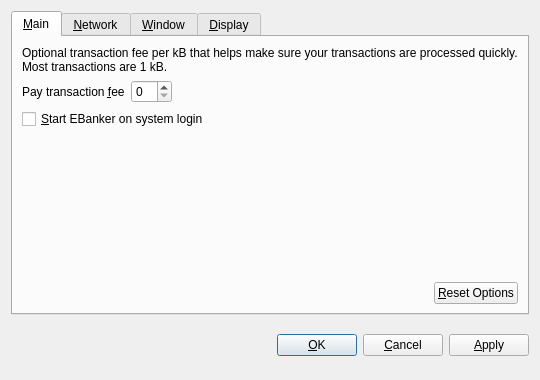
<?xml version="1.0" encoding="UTF-8"?>
<ui version="4.0">
 <class>OptionsDialog</class>
 <widget class="QDialog" name="OptionsDialog">
  <property name="geometry">
   <rect>
    <x>0</x>
    <y>0</y>
    <width>540</width>
    <height>380</height>
   </rect>
  </property>
  <property name="windowTitle">
   <string>Options</string>
  </property>
  <property name="modal">
   <bool>true</bool>
  </property>
  <layout class="QVBoxLayout" name="verticalLayout">
   <item>
    <widget class="QTabWidget" name="tabWidget">
     <property name="tabPosition">
      <enum>QTabWidget::North</enum>
     </property>
     <property name="currentIndex">
      <number>0</number>
     </property>
     <widget class="QWidget" name="tabMain">
      <attribute name="title">
       <string>&amp;Main</string>
      </attribute>
      <layout class="QVBoxLayout" name="verticalLayout_Main">
       <item>
        <widget class="QLabel" name="transactionFeeInfoLabel">
         <property name="text">
          <string>Optional transaction fee per kB that helps make sure your transactions are processed quickly. Most transactions are 1 kB.</string>
         </property>
         <property name="textFormat">
          <enum>Qt::PlainText</enum>
         </property>
         <property name="wordWrap">
          <bool>true</bool>
         </property>
        </widget>
       </item>
       <item>
        <layout class="QHBoxLayout" name="horizontalLayout_1_Main">
         <item>
          <widget class="QLabel" name="transactionFeeLabel">
           <property name="text">
            <string>Pay transaction &amp;fee</string>
           </property>
           <property name="textFormat">
            <enum>Qt::PlainText</enum>
           </property>
           <property name="buddy">
            <cstring>transactionFee</cstring>
           </property>
          </widget>
         </item>
         <item>
          <widget class="BitcoinAmountField" name="transactionFee"/>
         </item>
         <item>
          <spacer name="horizontalSpacer_1_Main">
           <property name="orientation">
            <enum>Qt::Horizontal</enum>
           </property>
           <property name="sizeHint" stdset="0">
            <size>
             <width>40</width>
             <height>20</height>
            </size>
           </property>
          </spacer>
         </item>
        </layout>
       </item>
       <item>
        <widget class="QCheckBox" name="bitcoinAtStartup">
         <property name="toolTip">
          <string>Automatically start EBanker after logging in to the system.</string>
         </property>
         <property name="text">
          <string>&amp;Start EBanker on system login</string>
         </property>
        </widget>
       </item>
       <item>
        <spacer name="verticalSpacer_Main">
         <property name="orientation">
          <enum>Qt::Vertical</enum>
         </property>
         <property name="sizeHint" stdset="0">
          <size>
           <width>20</width>
           <height>40</height>
          </size>
         </property>
        </spacer>
       </item>
       <item>
        <layout class="QHBoxLayout" name="horizontalLayout_2_Main">
         <item>
          <spacer name="horizontalSpacer_2_Main">
           <property name="orientation">
            <enum>Qt::Horizontal</enum>
           </property>
           <property name="sizeHint" stdset="0">
            <size>
             <width>40</width>
             <height>20</height>
            </size>
           </property>
          </spacer>
         </item>
         <item>
          <widget class="QPushButton" name="resetButton">
           <property name="toolTip">
            <string>Reset all client options to default.</string>
           </property>
           <property name="text">
            <string>&amp;Reset Options</string>
           </property>
           <property name="autoDefault">
            <bool>false</bool>
           </property>
          </widget>
         </item>
        </layout>
       </item>
      </layout>
     </widget>
     <widget class="QWidget" name="tabNetwork">
      <attribute name="title">
       <string>&amp;Network</string>
      </attribute>
      <layout class="QVBoxLayout" name="verticalLayout_Network">
       <item>
        <widget class="QCheckBox" name="mapPortUpnp">
         <property name="toolTip">
          <string>Automatically open the EBanker client port on the router. This only works when your router supports UPnP and it is enabled.</string>
         </property>
         <property name="text">
          <string>Map port using &amp;UPnP</string>
         </property>
        </widget>
       </item>
       <item>
        <widget class="QCheckBox" name="connectSocks">
         <property name="toolTip">
          <string>Connect to the EBanker network through a SOCKS proxy (e.g. when connecting through Tor).</string>
         </property>
         <property name="text">
          <string>&amp;Connect through SOCKS proxy:</string>
         </property>
        </widget>
       </item>
       <item>
        <layout class="QHBoxLayout" name="horizontalLayout_Network">
         <item>
          <widget class="QLabel" name="proxyIpLabel">
           <property name="text">
            <string>Proxy &amp;IP:</string>
           </property>
           <property name="textFormat">
            <enum>Qt::PlainText</enum>
           </property>
           <property name="buddy">
            <cstring>proxyIp</cstring>
           </property>
          </widget>
         </item>
         <item>
          <widget class="QValidatedLineEdit" name="proxyIp">
           <property name="maximumSize">
            <size>
             <width>140</width>
             <height>16777215</height>
            </size>
           </property>
           <property name="toolTip">
            <string>IP address of the proxy (e.g. 127.0.0.1)</string>
           </property>
          </widget>
         </item>
         <item>
          <widget class="QLabel" name="proxyPortLabel">
           <property name="text">
            <string>&amp;Port:</string>
           </property>
           <property name="textFormat">
            <enum>Qt::PlainText</enum>
           </property>
           <property name="buddy">
            <cstring>proxyPort</cstring>
           </property>
          </widget>
         </item>
         <item>
          <widget class="QLineEdit" name="proxyPort">
           <property name="maximumSize">
            <size>
             <width>55</width>
             <height>16777215</height>
            </size>
           </property>
           <property name="toolTip">
            <string>Port of the proxy (e.g. 9050)</string>
           </property>
          </widget>
         </item>
         <item>
          <widget class="QLabel" name="socksVersionLabel">
           <property name="text">
            <string>SOCKS &amp;Version:</string>
           </property>
           <property name="textFormat">
            <enum>Qt::PlainText</enum>
           </property>
           <property name="buddy">
            <cstring>socksVersion</cstring>
           </property>
          </widget>
         </item>
         <item>
          <widget class="QValueComboBox" name="socksVersion">
           <property name="toolTip">
            <string>SOCKS version of the proxy (e.g. 5)</string>
           </property>
          </widget>
         </item>
         <item>
          <spacer name="horizontalSpacer_Network">
           <property name="orientation">
            <enum>Qt::Horizontal</enum>
           </property>
           <property name="sizeHint" stdset="0">
            <size>
             <width>40</width>
             <height>20</height>
            </size>
           </property>
          </spacer>
         </item>
        </layout>
       </item>
       <item>
        <spacer name="verticalSpacer_Network">
         <property name="orientation">
          <enum>Qt::Vertical</enum>
         </property>
         <property name="sizeHint" stdset="0">
          <size>
           <width>20</width>
           <height>40</height>
          </size>
         </property>
        </spacer>
       </item>
      </layout>
     </widget>
     <widget class="QWidget" name="tabWindow">
      <attribute name="title">
       <string>&amp;Window</string>
      </attribute>
      <layout class="QVBoxLayout" name="verticalLayout_Window">
       <item>
        <widget class="QCheckBox" name="minimizeToTray">
         <property name="toolTip">
          <string>Show only a tray icon after minimizing the window.</string>
         </property>
         <property name="text">
          <string>&amp;Minimize to the tray instead of the taskbar</string>
         </property>
        </widget>
       </item>
       <item>
        <widget class="QCheckBox" name="minimizeOnClose">
         <property name="toolTip">
          <string>Minimize instead of exit the application when the window is closed. When this option is enabled, the application will be closed only after selecting Quit in the menu.</string>
         </property>
         <property name="text">
          <string>M&amp;inimize on close</string>
         </property>
        </widget>
       </item>
       <item>
        <spacer name="verticalSpacer_Window">
         <property name="orientation">
          <enum>Qt::Vertical</enum>
         </property>
         <property name="sizeHint" stdset="0">
          <size>
           <width>20</width>
           <height>40</height>
          </size>
         </property>
        </spacer>
       </item>
      </layout>
     </widget>
     <widget class="QWidget" name="tabDisplay">
      <attribute name="title">
       <string>&amp;Display</string>
      </attribute>
      <layout class="QVBoxLayout" name="verticalLayout_Display">
       <item>
        <layout class="QHBoxLayout" name="horizontalLayout_1_Display">
         <item>
          <widget class="QLabel" name="langLabel">
           <property name="text">
            <string>User Interface &amp;language:</string>
           </property>
           <property name="textFormat">
            <enum>Qt::PlainText</enum>
           </property>
           <property name="buddy">
            <cstring>lang</cstring>
           </property>
          </widget>
         </item>
         <item>
          <widget class="QValueComboBox" name="lang">
           <property name="toolTip">
            <string>The user interface language can be set here. This setting will take effect after restarting EBanker.</string>
           </property>
          </widget>
         </item>
        </layout>
       </item>
       <item>
        <layout class="QHBoxLayout" name="horizontalLayout_2_Display">
         <item>
          <widget class="QLabel" name="unitLabel">
           <property name="text">
            <string>&amp;Unit to show amounts in:</string>
           </property>
           <property name="textFormat">
            <enum>Qt::PlainText</enum>
           </property>
           <property name="buddy">
            <cstring>unit</cstring>
           </property>
          </widget>
         </item>
         <item>
          <widget class="QValueComboBox" name="unit">
           <property name="toolTip">
            <string>Choose the default subdivision unit to show in the interface and when sending coins.</string>
           </property>
          </widget>
         </item>
        </layout>
       </item>
       <item>
        <widget class="QCheckBox" name="displayAddresses">
         <property name="toolTip">
          <string>Whether to show EBanker addresses in the transaction list or not.</string>
         </property>
         <property name="text">
          <string>&amp;Display addresses in transaction list</string>
         </property>
        </widget>
       </item>
       <item>
        <spacer name="verticalSpacer_Display">
         <property name="orientation">
          <enum>Qt::Vertical</enum>
         </property>
         <property name="sizeHint" stdset="0">
          <size>
           <width>20</width>
           <height>40</height>
          </size>
         </property>
        </spacer>
       </item>
      </layout>
     </widget>
    </widget>
   </item>
   <item>
    <layout class="QHBoxLayout" name="horizontalLayout_Buttons">
     <item>
      <spacer name="horizontalSpacer_1">
       <property name="orientation">
        <enum>Qt::Horizontal</enum>
       </property>
       <property name="sizeHint" stdset="0">
        <size>
         <width>40</width>
         <height>48</height>
        </size>
       </property>
      </spacer>
     </item>
     <item>
      <widget class="QLabel" name="statusLabel">
       <property name="font">
        <font>
         <weight>75</weight>
         <bold>true</bold>
        </font>
       </property>
       <property name="text">
        <string/>
       </property>
       <property name="textFormat">
        <enum>Qt::PlainText</enum>
       </property>
       <property name="wordWrap">
        <bool>true</bool>
       </property>
      </widget>
     </item>
     <item>
      <spacer name="horizontalSpacer_2">
       <property name="orientation">
        <enum>Qt::Horizontal</enum>
       </property>
       <property name="sizeHint" stdset="0">
        <size>
         <width>40</width>
         <height>48</height>
        </size>
       </property>
      </spacer>
     </item>
     <item>
      <widget class="QPushButton" name="okButton">
       <property name="text">
        <string>&amp;OK</string>
       </property>
      </widget>
     </item>
     <item>
      <widget class="QPushButton" name="cancelButton">
       <property name="text">
        <string>&amp;Cancel</string>
       </property>
       <property name="autoDefault">
        <bool>false</bool>
       </property>
      </widget>
     </item>
     <item>
      <widget class="QPushButton" name="applyButton">
       <property name="text">
        <string>&amp;Apply</string>
       </property>
       <property name="autoDefault">
        <bool>false</bool>
       </property>
      </widget>
     </item>
    </layout>
   </item>
  </layout>
 </widget>
 <customwidgets>
  <customwidget>
   <class>BitcoinAmountField</class>
   <extends>QSpinBox</extends>
   <header>bitcoinamountfield.h</header>
  </customwidget>
  <customwidget>
   <class>QValueComboBox</class>
   <extends>QComboBox</extends>
   <header>qvaluecombobox.h</header>
  </customwidget>
  <customwidget>
   <class>QValidatedLineEdit</class>
   <extends>QLineEdit</extends>
   <header>qvalidatedlineedit.h</header>
  </customwidget>
 </customwidgets>
 <resources/>
 <connections/>
</ui>
